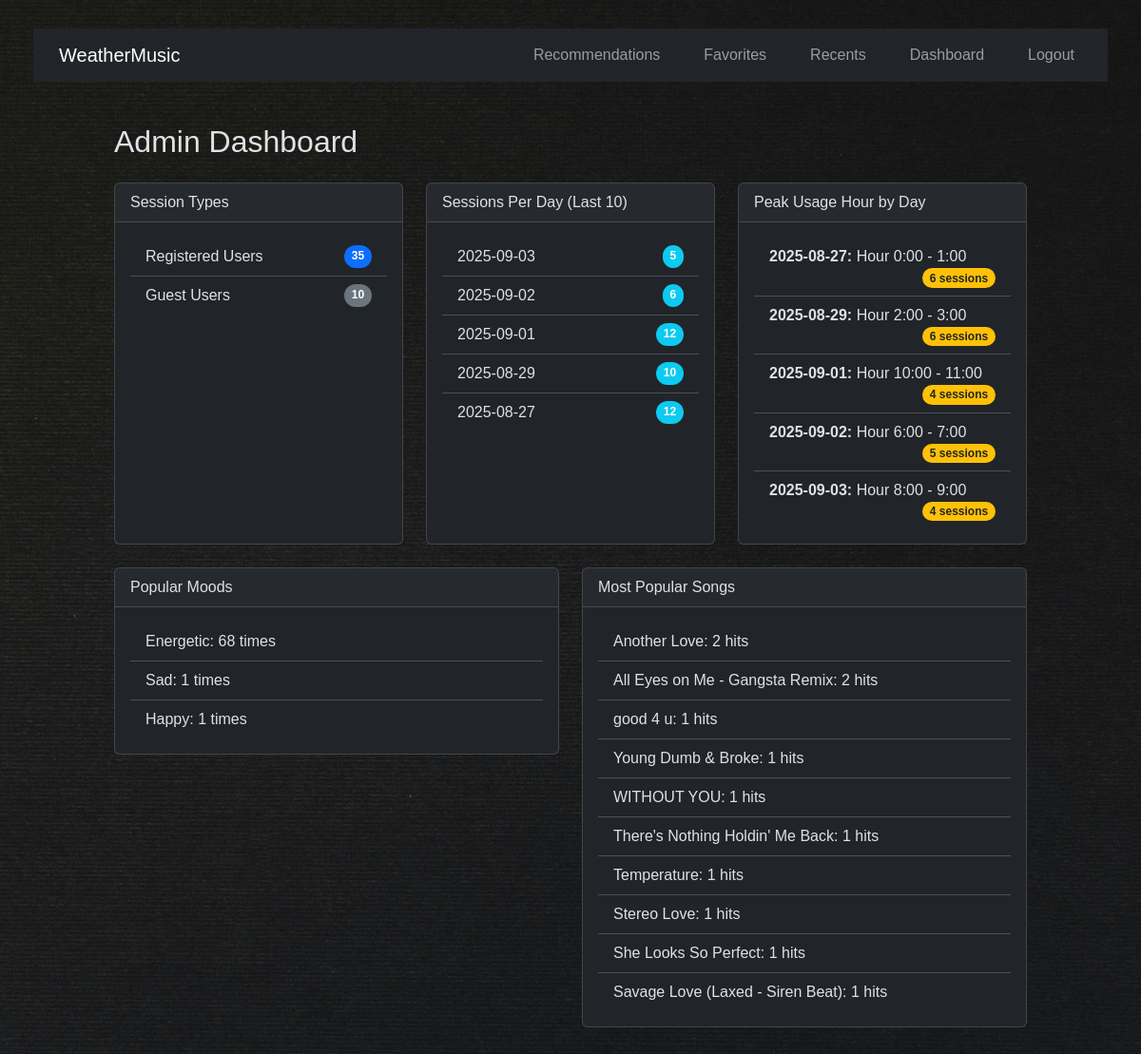
/dashboard (signed in), run on the app's committed database.
### app.py (models this page shows)
class WeatherLog(db.Model):
    __tablename__ = 'weather_logs'
    log_id = db.Column(db.Integer, primary_key=True, autoincrement=True)
    session_id = db.Column(db.Integer, db.ForeignKey('sessions.session_id'), nullable=False)
    location = db.Column(db.Text, nullable=False)
    temperature = db.Column(db.Float, nullable=False)
    condition = db.Column(db.Text, nullable=False)
    mood = db.Column(db.Text, nullable=False)

class Recommendation(db.Model):
    __tablename__ = 'recommendations'
    rec_id = db.Column(db.Integer, primary_key=True, autoincrement=True)
    session_id = db.Column(db.Integer, db.ForeignKey('sessions.session_id'), nullable=False)
    spotify_track_id = db.Column(db.String(100), nullable=False)
    title = db.Column(db.Text, nullable=False)
    artist = db.Column(db.Text, nullable=False)
    url = db.Column(db.Text, nullable=False)
    timestamp = db.Column(db.DateTime, server_default=func.now(), default=lambda: datetime.now(timezone.utc))

### app.py (the view)
@app.route('/dashboard')
@login_required
@admin_required
def dashboard():
    popular_moods = db.session.query(
        WeatherLog.mood, func.count(WeatherLog.mood).label('count')
    ).group_by(WeatherLog.mood).order_by(func.count(WeatherLog.mood).desc()).limit(3).all()                     # top 3 moods
    popular_songs = db.session.query(
        Recommendation.title, func.count(Recommendation.title).label('count')
    ).group_by(Recommendation.title).order_by(func.count(Recommendation.title).desc()).limit(10).all()          # top 10 songs
    session_types_query = db.session.query(User.is_guest, func.count(Session.session_id)).join(User).group_by(User.is_guest).all()
    session_types = {'guest': 0, 'registered': 0}
    for is_guest, count in session_types_query:
        if is_guest:
            session_types['guest'] = count
        else:
            session_types['registered'] = count
    sessions_per_day = db.session.query(
        func.date(Session.start_time),
        func.count(Session.session_id)
    ).group_by(func.date(Session.start_time)).order_by(func.date(Session.start_time).desc()).limit(10).all()
    hourly_counts = db.session.query(
        func.date(Session.start_time).label('day'),
        func.strftime('%H', Session.start_time).label('hour'),
        func.count(Session.session_id).label('count')
    ).group_by('day', 'hour').all()
    peak_hours_by_day = {}
    for day, hour, count in hourly_counts:
        if day not in peak_hours_by_day or count > peak_hours_by_day[day]['count']:
            peak_hours_by_day[day] = {'hour': int(hour), 'count': count}
    return render_template(
        'dashboard.html',
        popular_moods=popular_moods,
        popular_songs=popular_songs,
        session_types=session_types,
        sessions_per_day=sessions_per_day,
        peak_hours_by_day=peak_hours_by_day
    )

### helpers.py (called while the page is built)
def login_required(f):
    @wraps(f)
    def decorated_function(*args, **kwargs):
        if 'user_id' not in session or session.get('is_guest'):
            flash('You need to be logged in to view this page.', 'error')
            return redirect(url_for('login'))
        return f(*args, **kwargs)
    return decorated_function

def admin_required(f):
    @wraps(f)
    def decorated_function(*args, **kwargs):
        if not session.get('is_admin'):
            return "<h1>Access Denied</h1>", 403
        return f(*args, **kwargs)
    return decorated_function

### templates/dashboard.html
{% extends "layout.html" %}
{% block body_class %}dashboard-page{% endblock %}
{% block content %}
    <h2 class="mb-4">Admin Dashboard</h2>
    <div class="row g-4 mb-4">
        <div class="col-md-4">
            <div class="card h-100">
                <div class="card-header">Session Types</div>
                <div class="card-body">
                    <ul class="list-group list-group-flush">
                        <li class="list-group-item d-flex justify-content-between">
                            <span>Registered Users</span>
                            <span class="badge bg-primary rounded-pill">{{ session_types.registered }}</span>
                        </li>
                        <li class="list-group-item d-flex justify-content-between">
                            <span>Guest Users</span>
                            <span class="badge bg-secondary rounded-pill">{{ session_types.guest }}</span>
                        </li>
                    </ul>
                </div>
            </div>
        </div>
        <div class="col-md-4">
            <div class="card h-100">
                <div class="card-header">Sessions Per Day (Last 10)</div>
                <div class="card-body">
                    <ul class="list-group list-group-flush">
                        {% for day, count in sessions_per_day %}
                            <li class="list-group-item d-flex justify-content-between">
                                <span>{{ day }}</span>
                                <span class="badge bg-info rounded-pill">{{ count }}</span>
                            </li>
                        {% else %}
                            <li class="list-group-item">No session data yet.</li>
                        {% endfor %}
                    </ul>
                </div>
            </div>
        </div>
        <div class="col-md-4">
            <div class="card h-100">
                <div class="card-header">Peak Usage Hour by Day</div>
                <div class="card-body">
                    <ul class="list-group list-group-flush">
                        {% for day, data in peak_hours_by_day.items() %}
                            <li class="list-group-item">
                                <strong>{{ day }}:</strong> Hour {{ data.hour }}:00 - {{ data.hour + 1 }}:00
                                <span class="badge bg-warning text-dark rounded-pill float-end">{{ data.count }} sessions</span>
                            </li>
                        {% else %}
                             <li class="list-group-item">No session data yet.</li>
                        {% endfor %}
                    </ul>
                </div>
            </div>
        </div>
    </div>
    <div class="row g-4">
        <div class="col-md-6">
            <div class="card">
                <div class="card-header">Popular Moods</div>
                <div class="card-body">
                    <ul class="list-group list-group-flush">
                        {% for mood, count in popular_moods %}
                            <li class="list-group-item">{{ mood }}: {{ count }} times</li>
                        {% endfor %}
                    </ul>
                </div>
            </div>
        </div>
        <div class="col-md-6">
            <div class="card">
                <div class="card-header">Most Popular Songs</div>
                <div class="card-body">
                    <ul class="list-group list-group-flush">
                        {% for title, count in popular_songs %}
                            <li class="list-group-item">{{ title }}: {{ count }} hits</li>
                        {% endfor %}
                    </ul>
                </div>
            </div>
        </div>
    </div>
{% endblock %}

### static/css/style.css (style rules this page uses)
body { font-family: sans-serif; margin: 0; padding: 20px; color: #dee2e6; background-color: #212529; background: #212529 url('../img/background.jpg') no-repeat center center fixed; background-size: cover; }
body.dashboard-page { background: url('../img/admin.jpg') no-repeat center center fixed; background-size: cover; }

### data on the page
WeatherLog: mood "Energetic", log_id "68"
WeatherLog: mood "Sad", count "1"
WeatherLog: mood "Happy", count "1"
Recommendation: title "good 4 u", count "1"
Recommendation: title "Young Dumb & Broke", count "1"
Recommendation: title "WITHOUT YOU", rec_id "1"
Recommendation: title "There's Nothing Holdin' Me Back", count "1"
Recommendation: title "Temperature", count "1"
Recommendation: title "Stereo Love", count "1"
Recommendation: title "She Looks So Perfect", count "1"
Recommendation: title "Savage Love (Laxed - Siren Beat)", count "1"

### other printed values
{{ session_types.registered }} "35"
{{ session_types.guest }} "10"
{{ day }} "2025-09-03" "2025-09-02" "2025-09-01" "2025-08-29" "2025-08-27"
{{ count }} "5" "6" "12" "10" "12"
{{ day }} "2025-08-27" "2025-08-29" "2025-09-01" "2025-09-02" "2025-09-03"
{{ data.hour }} "0" "2" "10" "6" "8"
{{ data.hour + 1 }} "1" "3" "11" "7" "9"
{{ data.count }} "6" "6" "4" "5" "4"
{{ title }} "Another Love" "All Eyes on Me - Gangsta Remix"
{{ count }} "2" "2"
